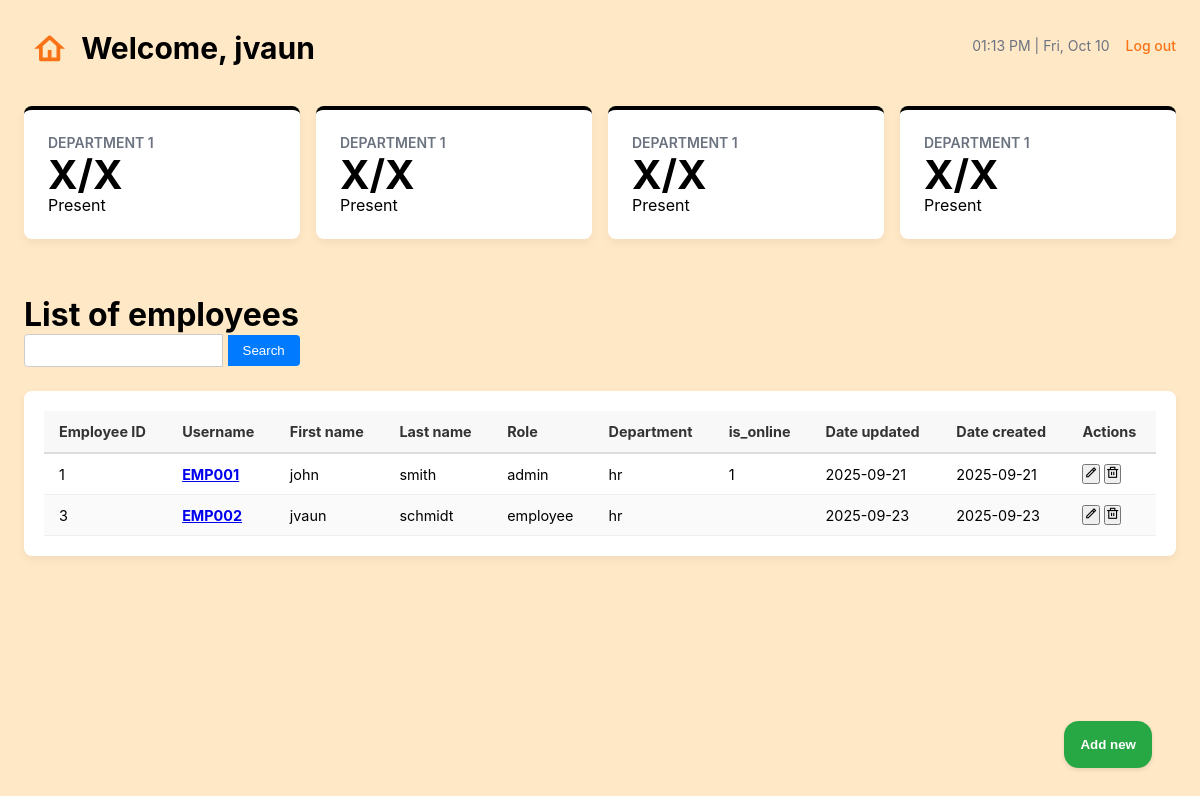
Page /employee/list.php (signed in) on the committed database.
### tables this page shows
CREATE TABLE `employee` (
  `employee_id` int(11) NOT NULL,
  `employee_usn` varchar(30) DEFAULT NULL,
  `employee_fn` varchar(50) NOT NULL,
  `employee_ln` varchar(20) NOT NULL,
  `employee_role` varchar(11) NOT NULL,
  `employee_dept` varchar(11) NOT NULL,
  `is_online` tinyint(1) DEFAULT NULL,
  `employee_update` date NOT NULL DEFAULT current_timestamp(),
  `employee_create` date NOT NULL DEFAULT current_timestamp()
);

### employee/list.php (the view, shortened to what this page needs)
<?php
include "../components/db.php";
$sql1 = $conn->query("select * from employee");
for ($i = 0; $i < $sql1->columnCount(); $i++) {
    $meta = $sql1->getColumnMeta($i);
    $employee_fields[] = $meta['name'];
}
$labels = [
    "employee_id" => "Employee ID",
    "employee_usn" => "Username",
    "employee_fn" => "First name",
    "employee_ln" => "Last name",
    "employee_role" => "Role",
    "employee_dept" => "Department",
    "employee_update" => "Date updated",
    "employee_create" => "Date created",
];
$employees = $sql1->fetchAll(PDO::FETCH_ASSOC);
?>
<!DOCTYPE html>
<html lang="en">
<head>
    <link rel="stylesheet" href="../css/staffstyles.css">
    <link rel="stylesheet" href="../css/liststyles.css">
    <link rel="stylesheet" href="https://cdn.jsdelivr.net/npm/remixicon@2.5.0/fonts/remixicon.css">
</head>
<body>
    <?php include '../components/header.php' ?>
    <div class="main">
        <div class="metric-cards">
            <div class="metric-card employees">
                <p class="title">Department 1</p>
                <div class="value">X/X</div>
                <div class="caption">Present</div>
            </div>
            <div class="metric-card employees">
                <p class="title">Department 1</p>
                <div class="value">X/X</div>
                <div class="caption">Present</div>
            </div>
            <div class="metric-card employees">
                <p class="title">Department 1</p>
                <div class="value">X/X</div>
                <div class="caption">Present</div>
            </div>
            <div class="metric-card employees">
                <p class="title">Department 1</p>
                <div class="value">X/X</div>
                <div class="caption">Present</div>
            </div>
        </div>
        <div class="filter">
            <div class="filter-dialog">
                <h1>List of employees</h1>
                <input type="text" name="" id="">
                <button type="submit" class="search-btn">Search</button>
            </div>
        </div>
        <div class="content-box">
            <table>
                <thead>
                    <tr>
                        <?php foreach ($employee_fields as $field): ?>
                            <th>
                                <?= $label = $labels[$field] ?? $field ?>
                            </th>
                        <?php endforeach; ?>
                        <th>
                            Actions
                        </th>
                    </tr>
                </thead>
                <tbody>
                    <?php foreach ($employees as $employee): ?>
                        <tr>
                            <td>
                                <?= $employee["employee_id"] ?>
                            </td>
                            <td class="control-num">
                                <a href="detail.php?usn=<?= $employee["employee_usn"] ?>">
                                    <?= $employee["employee_usn"] ?>
                                </a>
                            </td>
                            <td>
                                <?= $employee["employee_fn"] ?>
                            </td>
                            <td>
                                <?= $employee["employee_ln"] ?>
                            </td>
                            <td>
                                <?= $employee["employee_role"] ?>
                            </td>
                            <td>
                                <?= $employee["employee_dept"] ?>
                            </td>
                            <td>
                                <?= $employee["is_online"] ?>
                            </td>
                            <td>
                                <?= $employee["employee_update"] ?>
                            </td>
                            <td>
                                <?= $employee["employee_create"] ?>
                            </td>
                            <td>
                                <button>
                                    <i class="ri-pencil-line"></i>
                                </button>
                                <button>
                                    <i class="ri-delete-bin-line"></i>
                                </button>
                            </td>
                        </tr>
                    <?php endforeach; ?>
                </tbody>
            </table>
            <div class="button-options">
                <?php include "add.php"?>
                <button popovertarget="add-new-employee" class="add-new-btn">Add new</button>
            </div>
        </div>
    </div>
</body>
</html>

### css/staffstyles.css (style rules this page uses)
:root { --prime-clr: #d49b59; --sec-clr: #cca859; --bg-clr: #fff2dc; --sec-bg-clr: #f2f2f2; --text-clr: #333; --form-clr: #b0b3c5; --success-clr: #4caf50; --error-clr: #c62828; --font-family: 'Inter', system-ui, -apple-system, BlinkMacSystemFont, "Segoe UI", Roboto, "Helvetica Neue", Arial, sans-serif; }
* { padding: 0; margin: 0; box-sizing: border-box; }
body { background-color: var(--bg-clr); font-family: var(--font-family); padding: 24px; margin: 0; min-height: 100vh; background-color: var(--bg-clr); }
.main { display: grid; grid-template-columns: 1fr 1fr 1fr; gap: 24px; max-width: 1200px; margin: 0 auto; }
.metric-cards { grid-column: 1 / span 3; display: flex; flex-direction: column; gap: 16px; margin-bottom: 32px; flex-direction: row; }
.metric-card { flex: 1; background-color: var(--color-card-bg); padding: 24px; border-radius: var(--border-radius); box-shadow: var(--shadow); border-top: 4px solid; min-width: 0; }
.metric-card .title { font-size: 0.875rem; font-weight: 600; text-transform: uppercase; color: var(--color-text-secondary); margin-bottom: 4px; }
.metric-card .value { font-size: 2.5rem; font-weight: 700; line-height: 1; }
.button-options { display: flex; flex-direction: column; position: fixed; bottom: 2rem; right: 3rem; }
.button-options * { padding: 10px; border-radius: 2ch; }

### css/liststyles.css (style rules this page uses)
.metric-cards { grid-column: 1 / span 3; display: flex; flex-direction: column; gap: 16px; margin-bottom: 32px; flex-direction: row; }
.metric-card { flex: 1; background-color: var(--color-card-bg); padding: 24px; border-radius: var(--border-radius); box-shadow: var(--shadow); border-top: 4px solid; min-width: 0; }
.metric-card .title { font-size: 0.875rem; font-weight: 600; text-transform: uppercase; color: var(--color-text-secondary); margin-bottom: 4px; }
.metric-card .value { font-size: 2.5rem; font-weight: 700; line-height: 1; }
.filter-dialog input[type="text"] { padding: 8px 10px; border: 1px solid #ccc; border-radius: 4px 0 0 4px; outline: none; }
.search-btn { padding: 8px 15px; background-color: #007bff; color: white; border: none; border-radius: 0 4px 4px 0; cursor: pointer; }
.add-new-btn { padding: 10px 15px; background-color: #28a745; color: white; border: none; border-radius: 4px; cursor: pointer; font-weight: bold; display: flex; align-items: center; gap: 5px; box-shadow: 0 2px 4px rgba(0, 0, 0, 0.1); }
.content-box { grid-column: span 3; background-color: white; padding: 20px; border-radius: 8px; box-shadow: 0 4px 8px rgba(0, 0, 0, 0.05); overflow-x: auto; }
table { width: 100%; border-collapse: collapse; font-size: 0.9em; }
th { background-color: #f8f8f8; color: #333; text-align: left; padding: 12px 15px; font-weight: bold; border-bottom: 2px solid #ddd; }
td { padding: 10px 15px; border-bottom: 1px solid #eee; }
tbody tr:nth-child(even) { background-color: #fafafa; }
.control-num { color: #007bff; font-weight: bold; }

### css/styles.css (style rules this page uses)
:root { --prime-clr: #d49b59; --sec-clr: #cca859; --bg-clr: #ffe8c5; --sec-bg-clr: #f2f2f2; --text-clr: #333; --form-clr: #b0b3c5; --success-clr: #4caf50; --error-clr: #c62828; --font-family: 'Inter', system-ui, -apple-system, BlinkMacSystemFont, "Segoe UI", Roboto, "Helvetica Neue", Arial, sans-serif; }
* { padding: 0; margin: 0; box-sizing: border-box; }
body { background-color: var(--bg-clr); font-family: var(--font-family); padding: 24px; margin: 0; min-height: 100vh; background-color: var(--bg-clr); }
.main { display: grid; grid-template-columns: 1fr 1fr 1fr; gap: 24px; max-width: 1200px; margin: 0 auto; }
.metric-cards { grid-column: 1 / span 3; display: flex; flex-direction: column; gap: 16px; margin-bottom: 32px; flex-direction: row; }
.metric-card { flex: 1; background-color: var(--color-card-bg); padding: 24px; border-radius: var(--border-radius); box-shadow: var(--shadow); border-top: 4px solid; min-width: 0; }
.metric-card .title { font-size: 0.875rem; font-weight: 600; text-transform: uppercase; color: var(--color-text-secondary); margin-bottom: 4px; }
.metric-card .value { font-size: 2.5rem; font-weight: 700; line-height: 1; }
.button-options { display: flex; flex-direction: column; position: fixed; gap: 1rem; bottom: 2rem; right: 3rem; }
.button-options * { padding: 1rem; border-radius: 2ch; }

### rows in the picture
employee: employee_id "1", employee_usn "EMP001", employee_fn "john", employee_ln "smith", employee_role "admin", employee_dept "hr", is_online "1", employee_update "2025-09-21", employee_create "2025-09-21"
employee: employee_id "3", employee_usn "EMP002", employee_fn "jvaun", employee_ln "schmidt", employee_role "employee", employee_dept "hr", employee_update "2025-09-23", employee_create "2025-09-23"

### other values in the picture
$_SESSION['firstname'] "jvaun"
$label = $labels[$field] ?? $field "Employee ID"
$label = $labels[$field] ?? $field "Username"
$label = $labels[$field] ?? $field "First name"
$label = $labels[$field] ?? $field "Last name"
$label = $labels[$field] ?? $field "Role"
$label = $labels[$field] ?? $field "Department"
$label = $labels[$field] ?? $field "is_online"
$label = $labels[$field] ?? $field "Date updated"
$label = $labels[$field] ?? $field "Date created"
